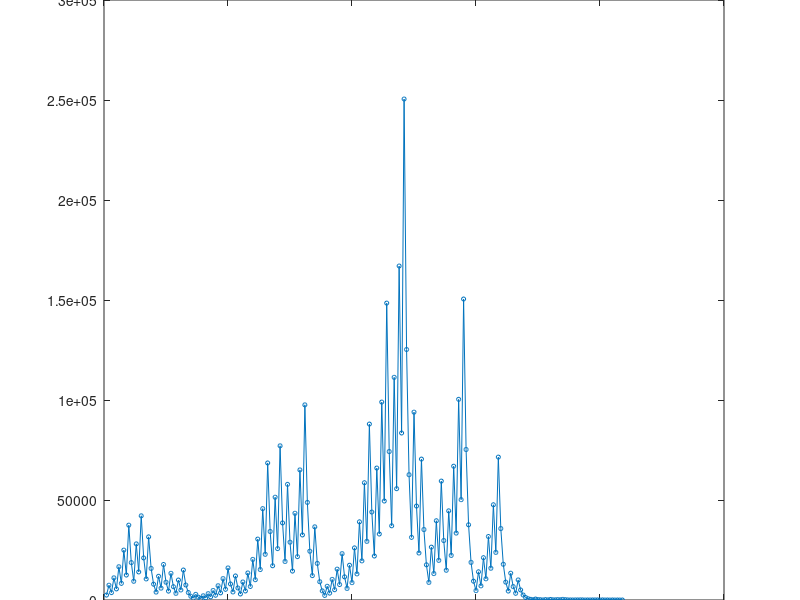

This chart was generated by the following MATLAB code:
clear 
clc %Prepare the workspace

a = 2463; %Create random integer between 20 and 1000
fprintf("The first guess is %u \n",a) %To display to the user what the first guess was.
counter = 0; %To count the number of iterations until a = 1
initial_guess = a; %This is for the plot title

while a ~= 1 && counter < 100000 %Continue loop until a = 1, Maximum of 100000 iterations
    counter = counter + 1;
    iterated_values(counter) = a;
    if mod(a,2) == 0 %Check if a is even (divisible by 2)
        a = a/2;
    else 
        a = 3*a+1;
    end
end

iterated_values(counter+1) = 1; %Just to include the end result.
fprintf("It took %u iterations to get to a = 1", counter)

%Plotting the iterated values
x = 1:1:(counter+1); %+1 to include the final a = 1 iteration and keep dimensions consistent

plot(x,iterated_values,'-o','MarkerSize',3);
title("Iteration over an intial guess of " + initial_guess);
    